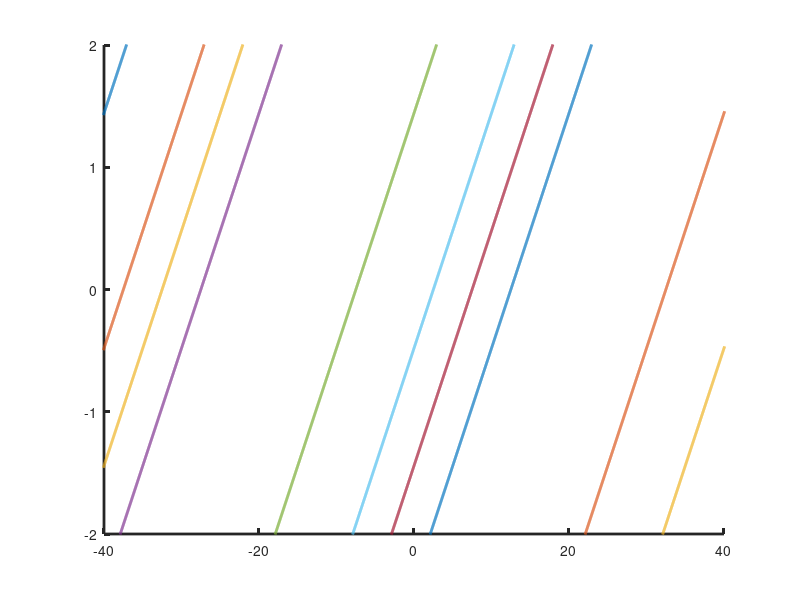

MATLAB code for this plot:
% GaussSkewEvolve
%
% This routine plots skew diagrams for phi-prime versus
% tau for Gaussian pulses that evolve due to dispersion.
%

close all
zeta = 5.0                 %Distance evolution parameter
Tmax = 40.0                %Bit half-duration parameter
Tsep = 5.0                 %Bet separation

TC = -Tmax:0.01:Tmax;      %Range of time values

%Calculate the basic skew plot
%
tau_max = sqrt(log(100)*(1+zeta^2));   %maximum skew plotting time
N_max = ceil(tau_max/0.01);
tau =0.01*(-N_max:N_max);
phi_prime = zeta*tau/(1+zeta.^2);

%Plot the skew data
%
hold on
axis([-Tmax Tmax -2.0 2.0])
plot(tau-9.5*Tsep,phi_prime,'Linewidth',2)
plot(tau-7.5*Tsep,phi_prime,'Linewidth',2)
plot(tau-6.5*Tsep,phi_prime,'Linewidth',2)
plot(tau-5.5*Tsep,phi_prime,'Linewidth',2)
plot(tau-1.5*Tsep,phi_prime,'Linewidth',2)
plot(tau+0.5*Tsep,phi_prime,'Linewidth',2)
plot(tau+1.5*Tsep,phi_prime,'Linewidth',2)
plot(tau+2.5*Tsep,phi_prime,'Linewidth',2)
plot(tau+6.5*Tsep,phi_prime,'Linewidth',2)
plot(tau+8.5*Tsep,phi_prime,'Linewidth',2)
set(gcf,'Position',[420 528 560 105])
set(gca,'Linewidth',2)
hold off
